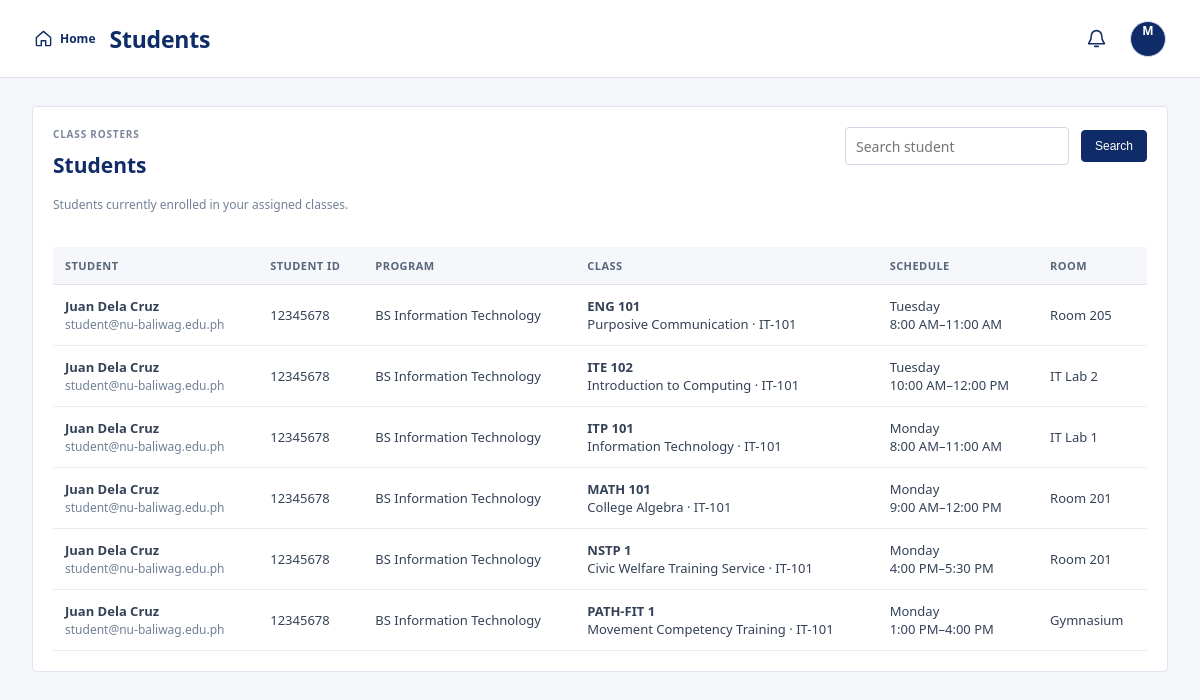
The app's page /faculty_students.php (signed in) with its own data.
### tables this page shows
CREATE TABLE subject_offerings (
 id INT AUTO_INCREMENT PRIMARY KEY,
 subject_id INT NOT NULL,
 faculty_id INT NULL,
 day_name VARCHAR(20) NOT NULL,
 start_time TIME NOT NULL,
 end_time TIME NOT NULL,
 room VARCHAR(80) NOT NULL,
 section VARCHAR(50) NOT NULL,
 FOREIGN KEY (subject_id) REFERENCES subjects(id) ON DELETE CASCADE,
 FOREIGN KEY (faculty_id) REFERENCES users(id) ON DELETE SET NULL
);

CREATE TABLE users (
 id INT AUTO_INCREMENT PRIMARY KEY,
 name VARCHAR(120) NOT NULL,
 email VARCHAR(150) UNIQUE NOT NULL,
 password_hash VARCHAR(255) NOT NULL,
 role ENUM('student','faculty','admin') NOT NULL DEFAULT 'student',
 student_id VARCHAR(30),
 program VARCHAR(120),
 created_at TIMESTAMP DEFAULT CURRENT_TIMESTAMP,
 avatar_path VARCHAR(255) NULL
);

CREATE TABLE subjects (
 id INT AUTO_INCREMENT PRIMARY KEY,
 code VARCHAR(30) NOT NULL UNIQUE,
 name VARCHAR(150) NOT NULL,
 units INT NOT NULL,
 section VARCHAR(50),
 faculty_id INT NULL,
 description TEXT NULL,
 prerequisite VARCHAR(180) NULL,
 FOREIGN KEY (faculty_id) REFERENCES users(id) ON DELETE SET NULL
);

### config.php (called while the page is built, shortened)
<?php
function e($value) { return htmlspecialchars((string)$value, ENT_QUOTES, 'UTF-8'); }

### faculty_students.php (the view)
<?php require 'faculty_bootstrap.php';$title='Students';$fid=(int)$_SESSION['user']['id'];$search=trim($_GET['q']??'');$offering=(int)($_GET['offering']??0);$sql="SELECT DISTINCT u.id,u.name,u.student_id,u.email,u.program,o.id offering_id,s.code,s.name subject,o.section,o.day_name,o.start_time,o.end_time,o.room FROM users u JOIN enrollments e ON e.student_id=u.id AND e.status='approved' JOIN subject_offerings o ON o.id=e.offering_id AND o.faculty_id=? JOIN subjects s ON s.id=o.subject_id WHERE u.role='student'";$p=[$fid];if($offering){$sql.=' AND o.id=?';$p[]=$offering;}if($search!==''){$sql.=' AND (u.name LIKE ? OR u.student_id LIKE ? OR u.email LIKE ? OR s.code LIKE ?)';$like='%'.$search.'%';array_push($p,$like,$like,$like,$like);}$sql.=' ORDER BY u.name,s.code';$q=$pdo->prepare($sql);$q->execute($p);$rows=$q->fetchAll();require 'header.php';
?><section class="section"><div class="section-intro"><div><span class="eyebrow">CLASS ROSTERS</span><h2>Students</h2><p class="muted">Students currently enrolled in your assigned classes.</p></div><form method="get" class="announcement-filter"><input name="q" value="<?=e($search)?>" placeholder="Search student"><button class="btn">Search</button></form></div><div class="table-scroll"><table class="table"><tr><th>Student</th><th>Student ID</th><th>Program</th><th>Class</th><th>Schedule</th><th>Room</th></tr><?php foreach($rows as $r):?><tr><td><b><?=e($r['name'])?></b><br><span class="muted"><?=e($r['email'])?></span></td><td><?=e($r['student_id']?:'—')?></td><td><?=e($r['program']?:'—')?></td><td><b><?=e($r['code'])?></b><br><?=e($r['subject'])?> · <?=e($r['section'])?></td><td><?=e($r['day_name'])?><br><?=date('g:i A',strtotime($r['start_time']))?>–<?=date('g:i A',strtotime($r['end_time']))?></td><td><?=e($r['room'])?></td></tr><?php endforeach;?></table></div><?php if(!$rows):?><p class="muted">No students matched your search.</p><?php endif;?></section><?php require 'footer.php';?>

### records on screen
subject_offerings: users.name "Juan Dela Cruz", users.email "student@nu-baliwag.edu.ph", users.student_id "12345678", users.program "BS Information Technology", subject.code "ENG 101", subject.name "Purposive Communication", section "IT-101", day_name "Tuesday", start_time "8:00 AM", end_time "11:00 AM", room "Room 205"
subject_offerings: users.name "Juan Dela Cruz", users.email "student@nu-baliwag.edu.ph", users.student_id "12345678", users.program "BS Information Technology", subject.code "ITE 102", subject.name "Introduction to Computing", section "IT-101", day_name "Tuesday", start_time "10:00 AM", end_time "12:00 PM", room "IT Lab 2"
subject_offerings: users.name "Juan Dela Cruz", users.email "student@nu-baliwag.edu.ph", users.student_id "12345678", users.program "BS Information Technology", subject.code "ITP 101", subject.name "Information Technology", section "IT-101", day_name "Monday", start_time "8:00 AM", end_time "11:00 AM", room "IT Lab 1"
subject_offerings: users.name "Juan Dela Cruz", users.email "student@nu-baliwag.edu.ph", users.student_id "12345678", users.program "BS Information Technology", subject.code "MATH 101", subject.name "College Algebra", section "IT-101", day_name "Monday", start_time "9:00 AM", end_time "12:00 PM", room "Room 201"
subject_offerings: users.name "Juan Dela Cruz", users.email "student@nu-baliwag.edu.ph", users.student_id "12345678", users.program "BS Information Technology", subject.code "NSTP 1", subject.name "Civic Welfare Training Service", section "IT-101", day_name "Monday", start_time "4:00 PM", end_time "5:30 PM", room "Room 201"
subject_offerings: users.name "Juan Dela Cruz", users.email "student@nu-baliwag.edu.ph", users.student_id "12345678", users.program "BS Information Technology", subject.code "PATH-FIT 1", subject.name "Movement Competency Training", section "IT-101", day_name "Monday", start_time "1:00 PM", end_time "4:00 PM", room "Gymnasium"

### other values on screen
$title "Students"
substr($_SESSION['user']['name'],0,1) "M"
